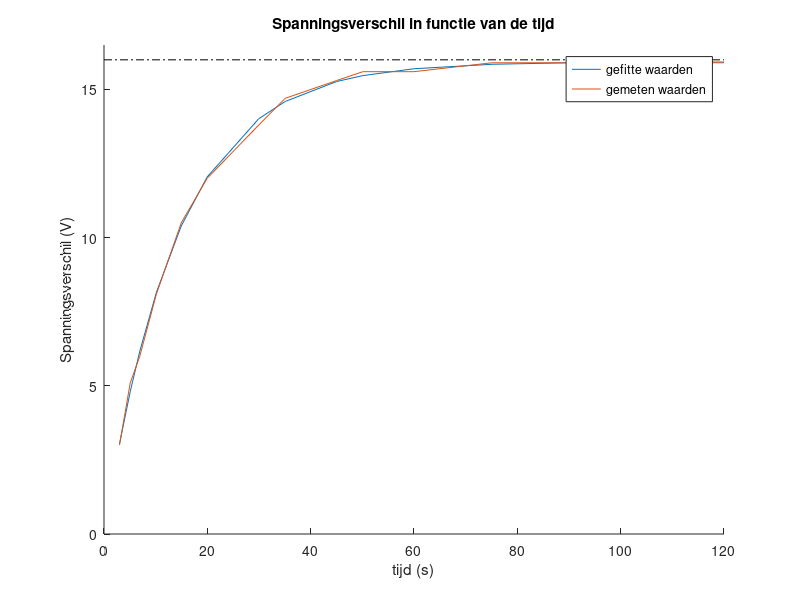

MATLAB code for this plot:
t_proef1= [3.000 5.077 6.929 10.145 14.952 19.960 29.954 35.063 45.011 50.093 59.986 75.073 89.932 105.100 119.990];
V_proef1= [1.0 1.7 2.0 2.7 3.5 4.0 4.6 4.9 5.1 5.2 5.2 5.3 5.3 5.3 5.3].*3;
R=29.1*10^6 %RC(1/beta(2))/R =>C

%%%%%%%%%%%%%%%%%%%%%
Vt= 2.0;
V0= 19.5;
t_C3= [11.954 12.378 12.425 12.213 12.280];
t_C2= [8.843 8.680 8.858 8.919 8.559];
t_C1= [17.783 17.667 17.711 17.718 17.793];
t_C1_C2_paral= [26.345 25.850 26.185 26.277 26.352];
t_C1_C2_serie= [6.082 6.256 6.233 6.377 6.257];

t_C3_mean= mean(t_C3);
t_C2_mean= mean(t_C2);
t_C1_mean= mean(t_C1);
t_C1_C2_paral_mean= mean(t_C1_C2_paral);
t_C1_C2_serie_mean= mean(t_C1_C2_serie);
%%%%%%%%%%%%%%%%%%%%%%%%%%%
modelfun= @(a,x) a(1)*(1-exp(-a(2)*x));
beta0= [20 0];
beta=nlinfit(t_proef1,V_proef1,modelfun,beta0)
%[omega,R,J,covB,MSE]= nlinfit(t_proef1,V_proef1,modelfun,beta0);
%sqrt(diag(covB));
hold on
plot_functie=beta(1).*(1-exp(-beta(2).*t_proef1));
plot(t_proef1,plot_functie)
plot(t_proef1,V_proef1)
plot([0,120],[16,16],'black-.')
legend({'gefitte waarden','gemeten waarden'},'Position',[0.6,0.75,0.25,0.1])
title('Spanningsverschil in functie van de tijd')
ylabel('Spanningsverschil (V)')
xlabel('tijd (s)')
axis([0 120 0 16.5])
hold off

C3= (1/beta(2))/R
Onzekerheid_C3= 6.187435616*10^-9

Ri= mean([11.954 12.378 12.425 12.213 12.280])/(C3*log(19.5/2))

t_C1_C2_serie_mean
C_serie_test= t_C1_mean*t_C2_mean/(t_C1_mean+t_C2_mean)
t_C1_C2_paral_mean
C_paral_test= t_C1_mean+t_C2_mean
